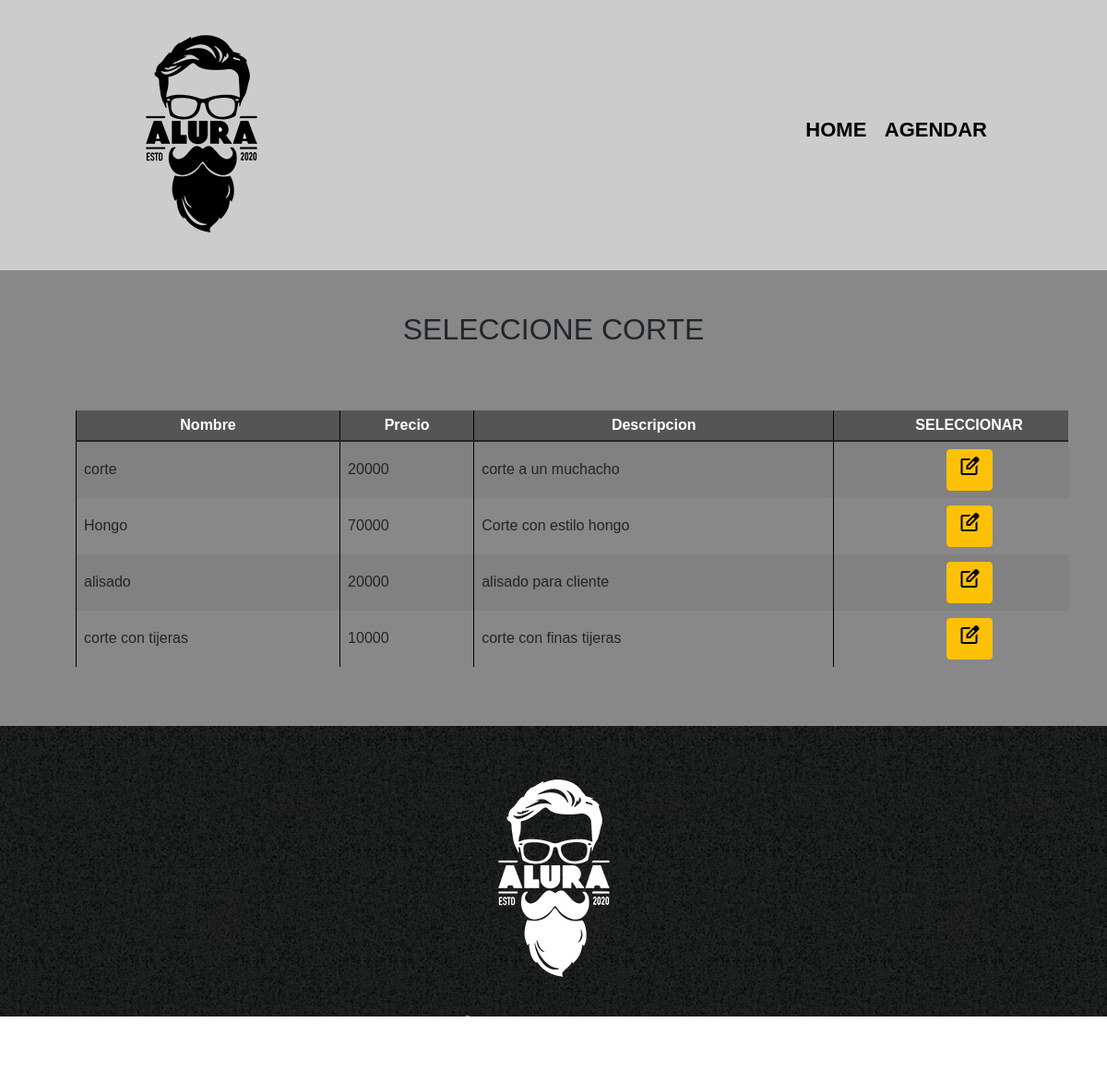
The page /Citas/menuCi.php (signed in) on the database its author committed.
### tables this page shows
CREATE TABLE `cortes` (
  `id_Corte` int(11) NOT NULL,
  `nombre` varchar(50) NOT NULL,
  `precio` int(11) NOT NULL,
  `Descripcion` varchar(40) DEFAULT NULL
);

### Citas/menuCi.php (the view, shortened to what this page needs)
<?php
include('../class/classCi.php');
if($_SESSION['usuario']){
?>
<!doctype html>
<html lang="es">
<head>
    <link rel="stylesheet" href="../bootstrap/css/bootstrap.min.css">
    <link rel="stylesheet" href="../sw/dist/sweetalert2.min.css">
    <link rel="stylesheet" href="../css/reset.css">
    <link rel="stylesheet" href="../css/style.css">
</head>
<body onload="limpiar();">
<header>
            <div class="caja">
                <h1><img src="../imagenes/logo.png"></h1>
                <nav>
                    <ul class="navegacion">
                        <li><a href=../index.php>Home</a></li>
                        <li><a href=../Cortes/menuCiA.php>Agendar</a></li>
                    </ul>
                </nav>
            </div>
        </header>
    <main>
    <section class="diferenciales">
    <div class="container">
    <h2 class="titulo-principal">SELECCIONE CORTE</h2>
<?php
$cort = new Cortes();
$reg=$cort->veralu();
?>
<div class="table-responsive">
    <table id="cort" class="table table-bordered table-striped">
        <thead>
            <tr align="center">
                <th>Nombre</th>
                <th>Precio</th>
                <th>Descripcion</th>
                <th>SELECCIONAR</th>
                </tr>
</thead>
<tbody>
    <?php
    for($i=0;$i<count($reg);$i++){
       echo "<tr>
        <td>".$reg[$i]['nombre']."</td>
        <td>".$reg[$i]['precio']."</td>
        <td>".$reg[$i]['Descripcion']."</td>";
        ?>
        <td align='center'>
        <button class='btn btn-warning' onclick=window.location="./PeluqueroCi.php?id=<?php echo $reg[$i]['id_Corte'];?>">
        <span class="material-symbols-outlined">edit_square</span>
        </td>
        </tr>
    <?php
    }
    ?>
</tbody>
</table>
</div>
</section>
    </main>
    <footer>
            <img src="../imagenes/logo-blanco.png" alt="Logo de la Barberia Alura">
            <p class="copyright">&copy Copyright Barberia Alura - 2020</p>
        </footer>
</body>
</html>
<?php
}
?>

### css/style.css (style rules this page uses)
body { font-family: 'Montserrat', sans-serif; }
header { background-color: #CCCCCC; padding: 20px 0; }
.caja { width: 940px; position: relative; margin: 0 auto; }
nav { position: absolute; top: 110px; right: 0; }
nav li { display: inline; margin: 0 0 0 15px; }
nav a { text-transform: uppercase; color: #000000; font-weight: bold; font-size: 22px; text-decoration: none; }
footer { text-align: center; background: url(../imagenes/bg.jpg); padding: 40px; }
.copyright { color: #fefe; font-size: 13px; margin: 20px; }
table { margin: 40px 40px; }
thead { background: #555555; color: white; font-weight: bold; }
td, th { border: 1px solid #000000; padding: 8px; }
.titulo-principal { text-align: center; font-size: 2em; margin: 0 0 1em; clear: left; }
.diferenciales { padding: 3em 0; background: #888888; }

### rows shown on the page
cortes: nombre "corte", precio "20000", Descripcion "corte a un muchacho"
cortes: nombre "Hongo", precio "70000", Descripcion "Corte con estilo hongo"
cortes: nombre "alisado", precio "20000", Descripcion "alisado para cliente"
cortes: nombre "corte con tijeras", precio "10000", Descripcion "corte con finas tijeras"
